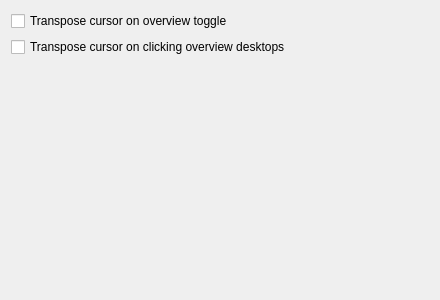
<?xml version='1.0' encoding='utf-8'?>
<ui version="4.0">
 <class>BetterOverviewEffectConfig</class>
 <widget class="QWidget" name="BetterOverviewEffectConfig">
  <property name="minimumSize">
   <size>
    <width>440</width>
    <height>300</height>
   </size>
  </property>
  <layout class="QFormLayout" name="formLayout">
   <item row="0" column="0">
    <widget class="QCheckBox" name="kcfg_Transpose">
     <property name="text">
      <string>Transpose cursor on overview toggle</string>
     </property>
    </widget>
   </item>
   <item row="1" column="0">
    <widget class="QCheckBox" name="kcfg_TransposeDesktopClick">
     <property name="text">
      <string>Transpose cursor on clicking overview desktops</string>
     </property>
    </widget>
   </item>
  </layout>
 </widget>
 <resources />
 <connections />
</ui>
